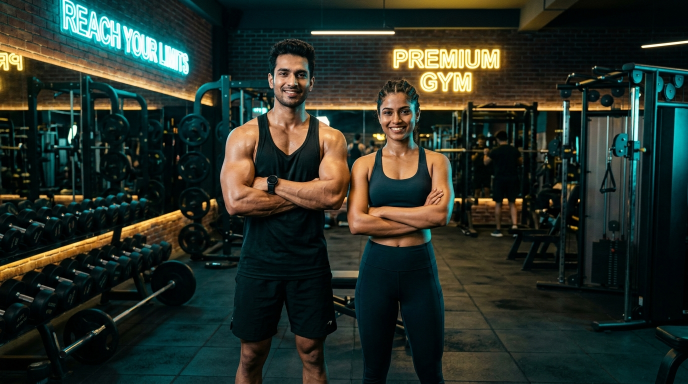
#> input picture assets/hero_indian_athletes.jpg, 1376 x 768 px (shown at 1/2 size)
$ python -i build_social_posts.py   (imports and definitions only)
#> lines starting #> are read from the running program, lines starting #| are printed output that depends on the picture
import os
from PIL import Image, ImageDraw, ImageFont, ImageFilter

W, H = 1080, 1350
ASSETS = "/home/ashok/RSA Gym/assets"
OUT = "/home/ashok/RSA Gym/social_posts"
# [1 line not run here, left out]

FONT_EB = "/usr/share/fonts/TTF/FiraSans-ExtraBold.ttf"
FONT_B = "/usr/share/fonts/TTF/FiraSans-Bold.ttf"
FONT_R = "/usr/share/fonts/TTF/FiraSans-Regular.ttf"

def get_font(path, size):
    return ImageFont.truetype(path, size)

def create_base_canvas(bg_image_path, overlay_opacity=0.78, top_gradient=True):
#> called with bg_image_path = 'assets/hero_indian_athletes.jpg', overlay_opacity = 0.78, top_gradient = True
    canvas = Image.new("RGBA", (W, H), (10, 12, 18, 255))
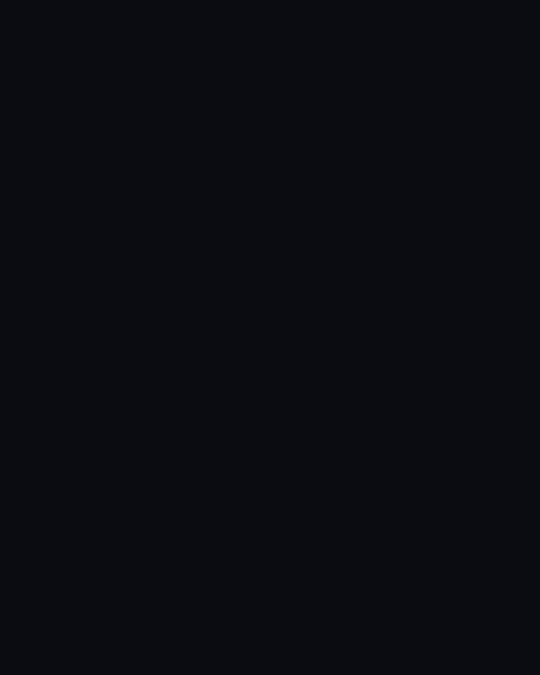
#> canvas: PIL image 1080x1350 RGBA (shown at 1/2 size); mean R, G, B, A 10, 12, 18, 255
    if os.path.exists(bg_image_path):
        bg = Image.open(bg_image_path).convert("RGBA")
        # Resize to cover
        ratio = max(W / bg.width, H / bg.height)
#> ratio = 1.76
        new_size = (int(bg.width * ratio), int(bg.height * ratio))
#> new_size = (2418, 1350)
        bg = bg.resize(new_size, Image.Resampling.LANCZOS)
#> bg: PIL image 2418x1350 RGBA
        # Center crop
        left = (bg.width - W) // 2
#> left = 669
        top = (bg.height - H) // 2
#> top = 0
        bg = bg.crop((left, top, left + W, top + H))
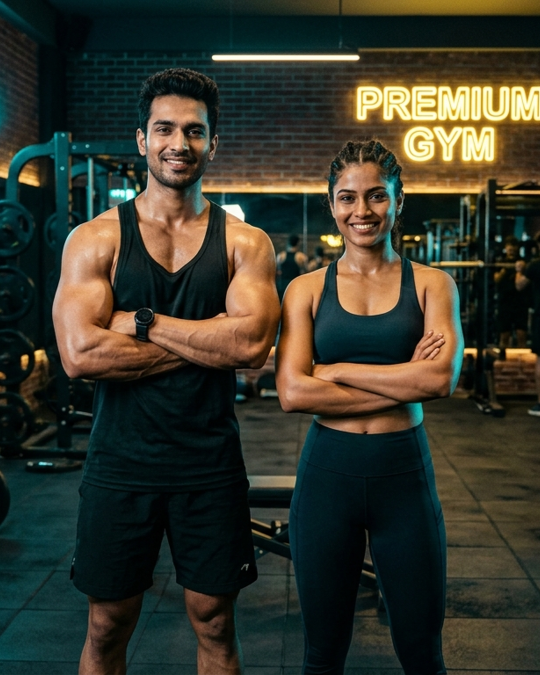
#> bg: PIL image 1080x1350 RGBA (shown at 1/2 size); mean R, G, B, A 55, 55.6, 43.4, 255
        canvas.paste(bg, (0, 0))

    # Dark overlay with slight blur feel
    overlay = Image.new("RGBA", (W, H), (7, 8, 12, int(255 * overlay_opacity)))
    canvas = Image.alpha_composite(canvas, overlay)
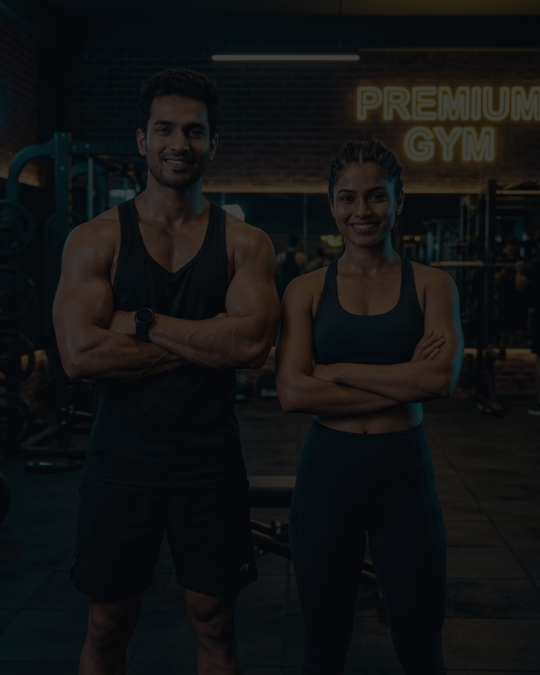
#> canvas: PIL image 1080x1350 RGBA (shown at 1/2 size); mean R, G, B, A 17.7, 18.6, 19, 255
    draw = ImageDraw.Draw(canvas)

    # Top & bottom gradients
    for y in range(250):
        alpha = int(220 * (1 - y / 250))
        draw.line([(0, y), (W, y)], fill=(5, 6, 9, alpha))
    for y in range(H - 220, H):
        alpha = int(240 * ((y - (H - 220)) / 220))
        draw.line([(0, y), (W, y)], fill=(5, 6, 9, alpha))

    # Outer border
    draw.rectangle([(20, 20), (W - 20, H - 20)], outline=(255, 42, 42, 60), width=2)
    return canvas, draw

# [431 lines left out: functions draw_header_and_footer, build_post_1, build_post_2, build_post_3, build_post_4, build_post_5 and 2 more, not called in this run]

# [9 lines not run here, left out]

>>> result = create_base_canvas('assets/hero_indian_athletes.jpg')

$ run again, on assets/indian_athlete_festive_fitness.jpg
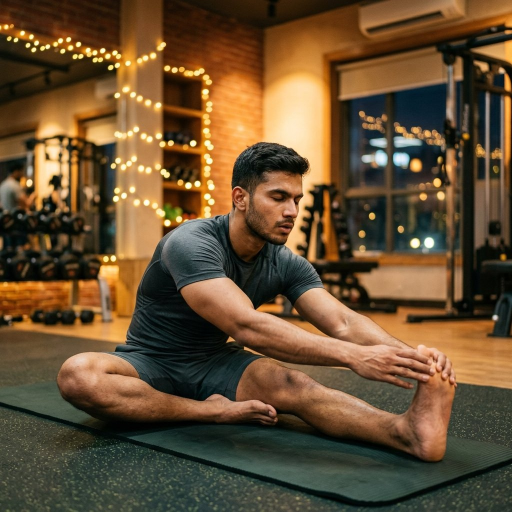
#> input picture assets/indian_athlete_festive_fitness.jpg, 1024 x 1024 px (shown at 1/2 size)
#> in create_base_canvas, `bg = bg.crop((left, top, left + W, top + H))`:
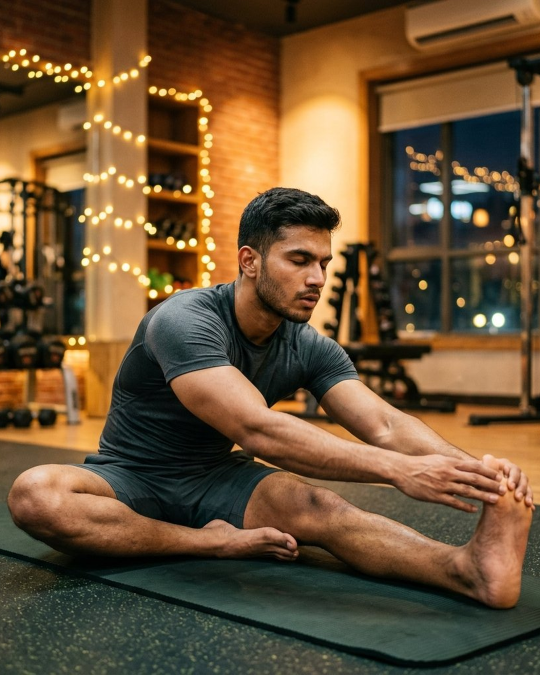
#> bg: PIL image 1080x1350 RGBA (shown at 1/2 size); mean R, G, B, A 107.3, 82.2, 52.9, 255
#> in create_base_canvas, `canvas = Image.alpha_composite(canvas, overlay)`:
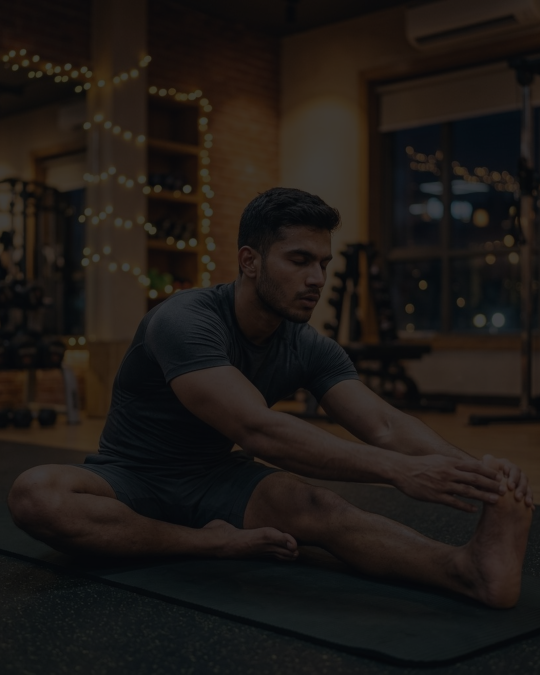
#> canvas: PIL image 1080x1350 RGBA (shown at 1/2 size); mean R, G, B, A 29.4, 24.6, 21.1, 255

$ run again, on assets/indian_female_fitness.jpg
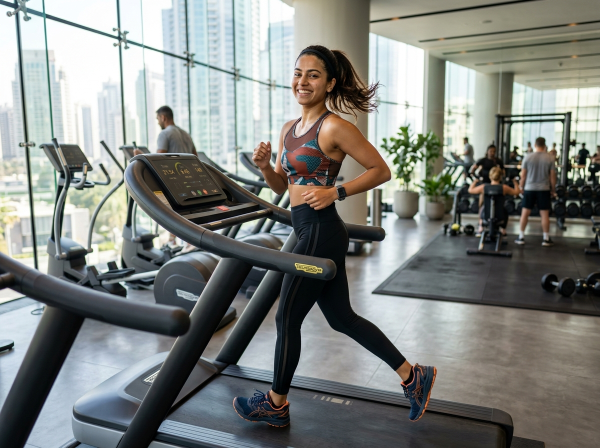
#> input picture assets/indian_female_fitness.jpg, 1200 x 896 px (shown at 1/2 size)
#> in create_base_canvas, `bg = bg.crop((left, top, left + W, top + H))`:
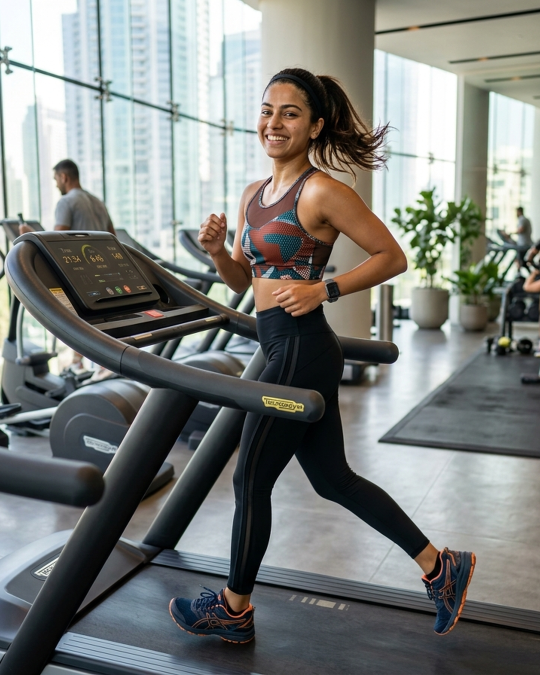
#> bg: PIL image 1080x1350 RGBA (shown at 1/2 size); mean R, G, B, A 125, 127.8, 124.8, 255
#> in create_base_canvas, `canvas = Image.alpha_composite(canvas, overlay)`:
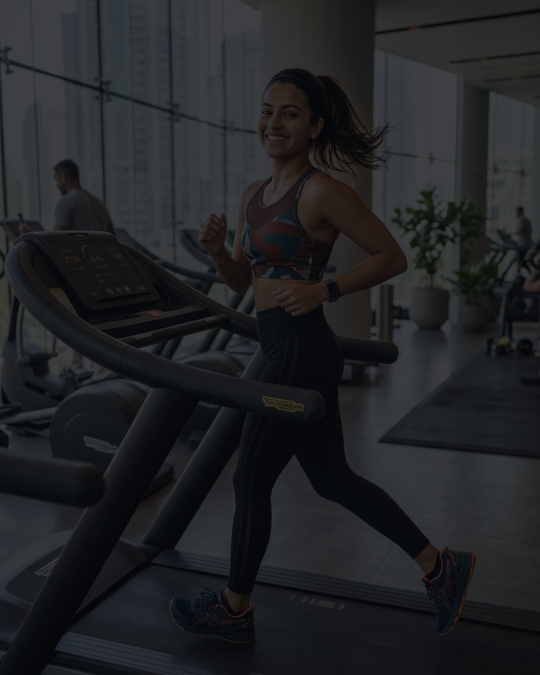
#> canvas: PIL image 1080x1350 RGBA (shown at 1/2 size); mean R, G, B, A 33.4, 34.8, 37.2, 255

$ run again, on assets/indian_male_lifting.jpg
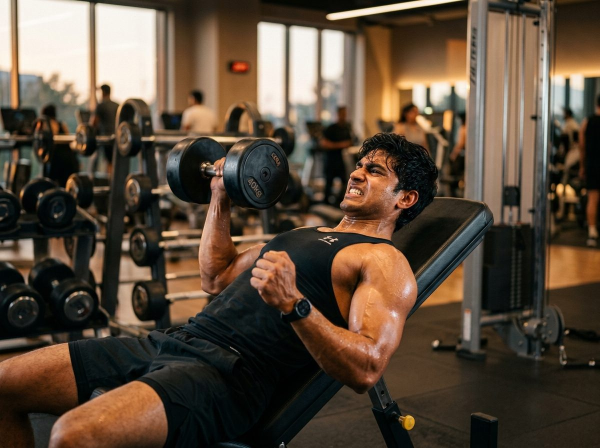
#> input picture assets/indian_male_lifting.jpg, 1200 x 896 px (shown at 1/2 size)
#> in create_base_canvas, `bg = bg.crop((left, top, left + W, top + H))`:
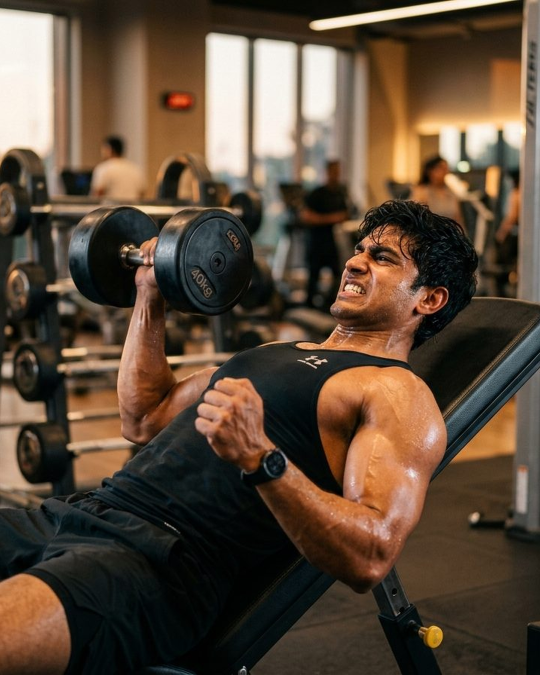
#> bg: PIL image 1080x1350 RGBA (shown at 1/2 size); mean R, G, B, A 92.4, 74.2, 57.6, 255
#> in create_base_canvas, `canvas = Image.alpha_composite(canvas, overlay)`:
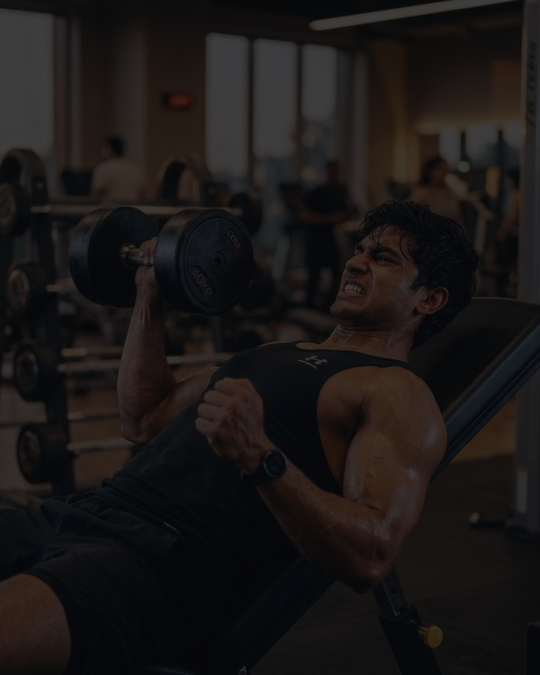
#> canvas: PIL image 1080x1350 RGBA (shown at 1/2 size); mean R, G, B, A 26.1, 22.8, 22.2, 255
